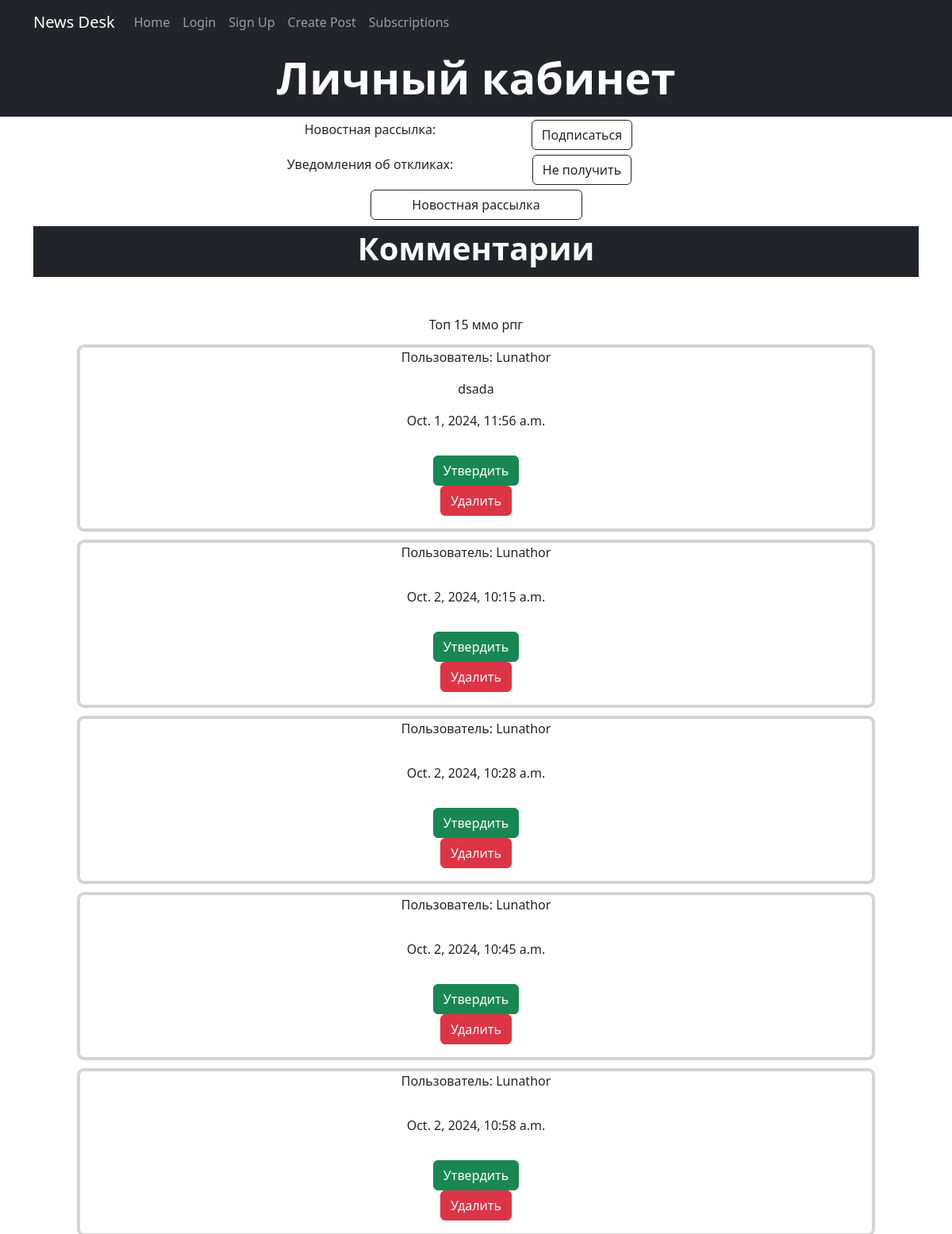
/personal/ (signed in), run on an earlier commit of the app's database.
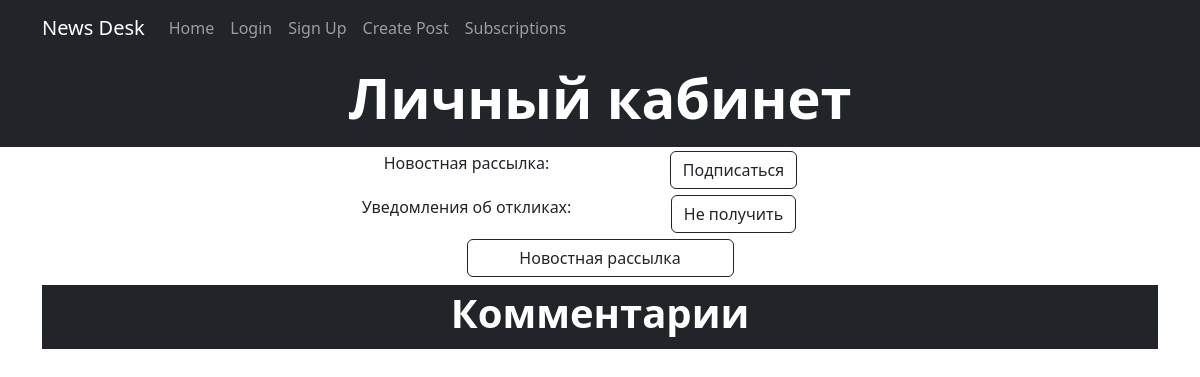
And on a later commit of the database.
### desk/models.py (models this page shows, shortened)
class Post(models.Model):
    class Meta:
        verbose_name = 'Пост'
        verbose_name_plural = 'Посты'
    title = models.CharField(max_length=200, verbose_name="Заголовок")
    text = models.TextField(verbose_name="Текст")
    author = models.ForeignKey(User, on_delete=models.CASCADE, verbose_name="Автор")
    category = models.CharField(max_length=2, choices=CATEGORY_CHOICE, verbose_name="Категория")
    time_in = models.DateTimeField(auto_now_add=True)
    def preview(self):
        dots = ''
        if len(self.title) > 30:
            dots = '...'
        return self.title[:30] + dots

class Comment(models.Model):
    class Meta:
        verbose_name = 'Отклик'
        verbose_name_plural = 'Отклики'
    post = models.ForeignKey(Post, on_delete=models.CASCADE, verbose_name="Пост")
    author = models.ForeignKey(User, on_delete=models.CASCADE, verbose_name="Автор")
    text = models.TextField(verbose_name="Текст")
    time_in = models.DateTimeField(auto_now_add=True)
    confirmed = models.BooleanField(default=False, verbose_name="Подтвержденный отклик")

class User(AbstractUser):
    class Meta:
        verbose_name = 'Пользователь'
        verbose_name_plural = 'Пользователи'
    email = models.EmailField(unique=True)
    is_verified = models.BooleanField(default=False)
    email_otp = models.CharField(max_length=6, blank=True, null=True)
    user_response = models.BooleanField(default=True, verbose_name="Уведомление об откликах")
    news_subscription = models.BooleanField(default=False, verbose_name="Новостная рассылка")
    USERNAME_FIELD = "email"
    REQUIRED_FIELDS = ["username"]
    def __str__(self):
        return f'{self.username}'

### desk/views.py (the view, shortened to what this page needs)
# urls.py: path('personal/', PersonalOfficeView.as_view(), name='personal'),
class PersonalOfficeView(CustomLoginRequiredMixin, ListView):
    model = Comment
    template_name = 'personal_office.html'
    context_object_name = 'comments'
    def get_context_data(self, **kwargs):
        context = super().get_context_data(**kwargs)
        context['user'] = self.request.user
        context['posts'] = Post.objects.filter(author=self.request.user).order_by('-time_in')
        return context

### desk/mixins.py (called while the page is built)
    def dispatch(self, request, *args, **kwargs):
        if not request.user.is_authenticated:
            return redirect('login')
        return super().dispatch(request, *args, **kwargs)

### desk/templatetags/custom_filters.py (called while the page is built)
@register.filter
def have_comments(pk: int) -> bool:
    if Comment.objects.filter(post=pk, confirmed=False).exists():
        return True
    else:
        return False

### templates/personal_office.html (shortened to what this page needs)
{% extends 'flatpages/default.html' %}
{% load custom_filters %}
{% block name %}
    Личный кабинет
{% endblock name %}
{% block content %}
    <div class="container px-4 px-lg-5 mt-1">
        <div class="row gx-4 gx-lg-5 row-cols-2 row-cols-md-3 row-cols-xl-4 justify-content-center">
            <p>Новостная рассылка:</p>
            {% if user.news_subscription %}
                <form method="post">
                    {% csrf_token %}
                    <input type="hidden" name="unsubscribe" value="{{ user.id }}"/>
                    <input type="submit" class="btn btn-outline-dark mt-auto" value="Отписаться">
                </form>
            {% else %}
                <form method="post">
                    <input type="submit" class="btn btn-outline-dark mt-auto" value="Подписаться">
                </form>
            {% endif %}
        </div>
        <div class="row gx-4 gx-lg-5 row-cols-2 row-cols-md-3 row-cols-xl-4 mt-1 justify-content-center">
            <p>Уведомления об откликах:</p>
            {% if user.user_response %}
                <form method="post">
                    <input type="submit" class="btn btn-outline-dark mt-auto" value="Не получить">
                </form>
            {% else %}
                <form method="post">
                    {% csrf_token %}
                    <input type="hidden" name="response_true" value="{{ user.id }}"/>
                    <input type="submit" class="btn btn-outline-dark mt-auto" value="Получать">
                </form>
            {% endif %}
        </div>
        {% if user.is_staff %}
            <div class="row gx-4 gx-lg-5 row-cols-2 row-cols-md-3 row-cols-xl-4 mt-1 justify-content-center">
                <a class="btn btn-outline-dark mt-auto" href="{% url 'newsletter'  %}">Новостная рассылка</a>
            </div>
        {% endif %}
    </div>
    <header class="bg-dark py-1 mt-2">
        <div class="container px-4 px-lg-5 ">
            <div class="text-center text-white">
                <h1 class="display-6 fw-bolder">
                    Комментарии
                </h1>
            </div>
        </div>
    </header>
    <div class="container px-4 px-lg-5 mt-5 justify-content-center" xmlns="http://www.w3.org/1999/html">
        {% for post in posts %}
            {% if post.id|have_comments %}
                {{ post.preview }}
                {% for comm in comments %}
                    {% if comm.post == post and not comm.confirmed %}
                            <div class="row gx-4 gx-lg-5 row-cols-2 row-cols-md-3 row-cols-xl-4 mt-3 justify-content-center">
                                <div class="card h-100" style="height: 200px; width: 1000px; outline: 3px lightgrey solid;">
                                    <p>
                                        Пользователь:
                                        {{ comm.author }}
                                    </p>
                                    <p>
                                        {{ comm.text }}
                                    </p>
                                    <p>
                                        {{ comm.time_in }}
                                    </p>
                                    <p>
                                        <form method="post">
                                            <input type="submit" class="btn btn-success" value="Утвердить">
                                        </form>
                                        <form method="post">
                                            <input type="submit" class="btn btn-danger" value="Удалить">
                                        </form>
                                    </p>
                                </div>
                            </div>
                    {% endif %}
                {% endfor %}
            {% endif %}
        {% endfor %}
    </div>
{% endblock content %}

### templates/flatpages/default.html (shortened to what this page needs)
<!DOCTYPE html>
<html lang="en" xmlns="http://www.w3.org/1999/html">
    <head>
        {% load static %}
        <link href="{% static 'css/styles.css' %}" rel="stylesheet" />
    </head>
    <body>
        <nav class="navbar navbar-expand-lg navbar-dark bg-dark static-top">
            <div class="container">
                <a class="navbar-brand" href="{% url 'PostList' %}">News Desk</a>
                <div class="collapse navbar-collapse" id="navbarResponsive">
                   <ul class="navbar-nav ml-auto">
                       <li class="nav-item active">
                           <a class="nav-link" href="{% url 'PostList' %}">Home
                           </a>
                       </li>
                       <li class="nav-item">
                           <a class="nav-link" href="{% url 'login' %}">Login</a>
                       </li>
                       <li class="nav-item">
                           <a class="nav-link" href="{% url 'register' %}">Sign Up</a>
                       </li>
                       <li class="nav-item">
                           {% if perms.NewsDesk.add_post %}
                           <a class="nav-link" href="">Create Post</a>
                           {% endif %}
                       </li>
                       <li class="nav-item">
                           {% if user.is_authenticated %}
                           <a class="nav-link" href="">Subscriptions</a>
                           {% endif %}
                       </li>
                   </ul>
               </div>
           </div>
        </nav>
        <header class="bg-dark py-2">
            <div class="container px-4 px-lg-5">
                <div class="text-center text-white">
                    <h1 class="display-4 fw-bolder">
                        {% block name %}{% endblock name %}
                    </h1>
                </div>
            </div>
        </header>
        <div class="container">
            <div class="row">
                <div class = "col-lg-12 text-center">
                    {% block content %}{% endblock content %}
                </div>
            </div>
        </div>
    </body>
</html>

What changed in the data, as far as the page shows it:
no longer on this page (row unchanged): Post: preview "Топ 15 ммо рпг"
removed Comment: author "Lunathor", text "dsada", time_in "Oct. 1, 2024, 11:56 a.m."
removed Comment: author "Lunathor", time_in "Oct. 2, 2024, 10:15 a.m."
removed Comment: author "Lunathor", time_in "Oct. 2, 2024, 10:28 a.m."
removed Comment: author "Lunathor", time_in "Oct. 2, 2024, 10:45 a.m."
removed Comment: author "Lunathor", time_in "Oct. 2, 2024, 10:58 a.m."
